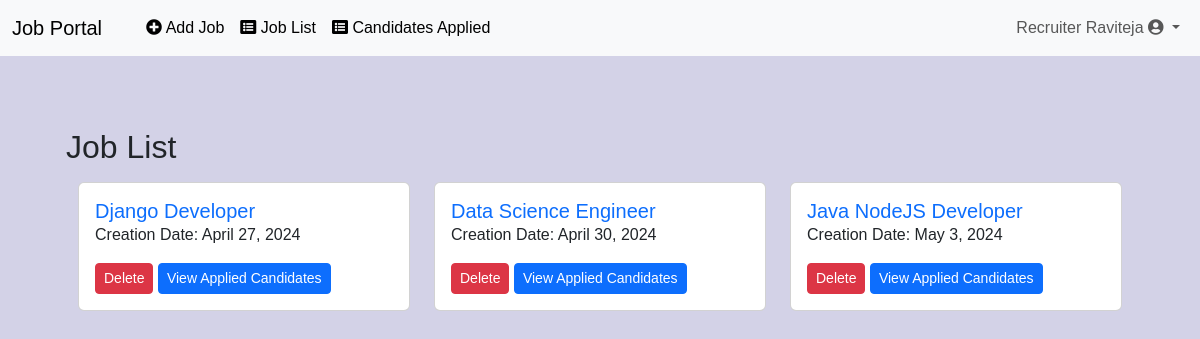
/job_list/ (signed in), run on the app's committed database.
### job/models.py (models this page shows, shortened)
class Job(models.Model):
    recruiter = models.ForeignKey(Recruiter, on_delete=models.CASCADE)
    start_date = models.DateField()
    end_date = models.DateField()
    title = models.CharField(max_length=100)
    salary = models.CharField(max_length=20)
    image=models.ImageField(blank=True, null=True)
    description = models.TextField()
    experience = models.CharField(max_length=50)
    location = models.CharField(max_length=100)
    skills = models.CharField(max_length=100)
    eligibility_criteria = models.CharField(max_length=300, default="No specific eligibility criteria provided")
    job_type = models.CharField(max_length=100, default="Full-time")
    process = models.CharField(max_length=300, default="Standard application process")
    role_responsibilities = models.CharField(max_length=500, default="Software developer, Designing, coding, testing, and debugging software applications")
    mode_of_work = models.CharField(max_length=10,default="on-site")
    creation_date = models.DateField()

### job/views.py (the view)
# urls.py: path('job_list/', job_list, name='job_list'),
def job_list(request):
    if not request.user.is_authenticated:
        return redirect('login_view')
    user= request.user # to get the current user
    recruiter=Recruiter.objects.get(user=user)
    job=Job.objects.filter(recruiter=recruiter)
    d={'job':job}
    return render(request,'job_list.html',d)

### job/context_processors.py (called while the page is built)
def common_context(request):
    user_type = None
    latest_jobs = Job.objects.order_by('-start_date')[:9]
    if request.user.is_authenticated:
        if request.user.is_staff:
            user_type = 'admin'
        else:
            try:
                student_user = StudentUser.objects.get(user=request.user)
                user_type = student_user.type
            except StudentUser.DoesNotExist:
                try:
                    recruiter = Recruiter.objects.get(user=request.user)
                    user_type = recruiter.type
                except Recruiter.DoesNotExist:
                    user_type = "None"
    return {
        'user_type': user_type,
        'latest_jobs': latest_jobs
    }

### job/templates/job_list.html (shortened to what this page needs)
{% extends "recruiter_navigation.html" %}
{% block content %}
<section class="vh-100" >
    <div class="container  h-100">
        <div class="row  mt-5 h-100">
            <div class="col col-xl-12">
                <div class=" mb-5" style="border-radius: 15px;">
                    <div class="card-body p-4">
                        <h2 class="mb-3">Job List</h2>
                        <div class="container">
                            <div class="row">
                                {% for job_item in job %}
                                <div class="col-md-4 mb-4">
                                    <div class="card">
                                        <div class="card-body" >
                                            <a href="{% url 'job_view' job_item.id %}" class="text-decoration-none">
                                                <h5 class="card-title mb-0">{{ job_item.title }}</h5>
                                            </a>
                                            <p class="card-text">Creation Date: {{ job_item.creation_date }}</p>
                                            <form action="{% url 'delete_job' job_item.id %}" method="post" style="display: inline;">
                                                <button type="submit" class="btn btn-sm btn-danger" onclick="return confirm('Are you sure you want to delete this job?')">Delete</button>
                                            </form>
                                            <a href="{% url 'applied_candidates_job' job_item.id %}" class="btn btn-sm btn-primary">View Applied Candidates</a>
                                        </div>
                                    </div>
                                </div>
                                {% endfor %}
                            </div>
                        </div>
                    </div>
                </div>
            </div>
        </div>
    </div>
</section>
{% endblock %}

### job/templates/recruiter_navigation.html (shortened to what this page needs)
<!DOCTYPE html>
<html lang="en">
<head>
    {% load static %}
    <link rel="stylesheet" href="https://cdnjs.cloudflare.com/ajax/libs/font-awesome/5.15.4/css/all.min.css">
    <link href="https://cdn.jsdelivr.net/npm/bootstrap@5.3.3/dist/css/bootstrap.min.css" rel="stylesheet">
</head>
<body>
    <nav class="navbar navbar-expand-lg bg-body-tertiary sticky-top" data-bs-theme="light">
            <div class="container-fluid">
                <a class="navbar-brand" href="{% url "index" %}">Job Portal</a>
                <div class="collapse navbar-collapse" id="navbarScroll">
                    <ul class="navbar-nav me-auto my-2 my-lg-0 navbar-nav-scroll" style="--bs-scroll-height: 100px;">
                        <li class="nav-item">
                            <a class="nav-link active" href="{% url "job_add" %}">
                                <i class="fas fa-plus-circle"></i> Add Job
                            </a>
                        </li>
                        <li class="nav-item">
                            <a class="nav-link active" href="{% url "job_list" %} ">
                                <i class="fas fa-list-alt"></i> Job List
                            </a>
                        </li>
                        <li class="nav-item">
                            <a class="nav-link active" href="{% url "applied_candidates_list" %} ">
                                <i class="fas fa-list-alt"></i> Candidates  Applied
                            </a>
                        </li>
                    </ul>
                    <ul class="navbar-nav ml-auto">
                        <li class="nav-item dropdown">
                            <a class="nav-link dropdown-toggle" href="#" id="navbarDropdown" role="button" data-bs-toggle="dropdown" aria-expanded="false">
                                {{request.user.first_name.title}} {{request.user.last_name.title}} <i class="fas fa-user-circle"> </i>
                            </a>
                        </li>
                    </ul>
                </div>
            </div>
        </nav>
      {% block content %}
      {% endblock  %}
<link rel="stylesheet" type="text/css" href="https://cdn.datatables.net/2.0.5/css/dataTables.dataTables.css">
<link rel="stylesheet" type="text/css" href="https://cdn.datatables.net/buttons/3.0.2/css/buttons.dataTables.css">
</body>
</html>

### job/templates/recruiter_navigation.html (style rules this page uses)
body { font-family: Arial, sans-serif; background-color:#d3d2e7; }

### data on the page
Job: title "Django Developer", creation_date "April 27, 2024"
Job: title "Data Science Engineer", creation_date "April 30, 2024"
Job: title "Java NodeJS Developer", creation_date "May 3, 2024"

### other printed values
{{ request.user.first_name.title }} "Recruiter"
{{ request.user.last_name.title }} "Raviteja"
